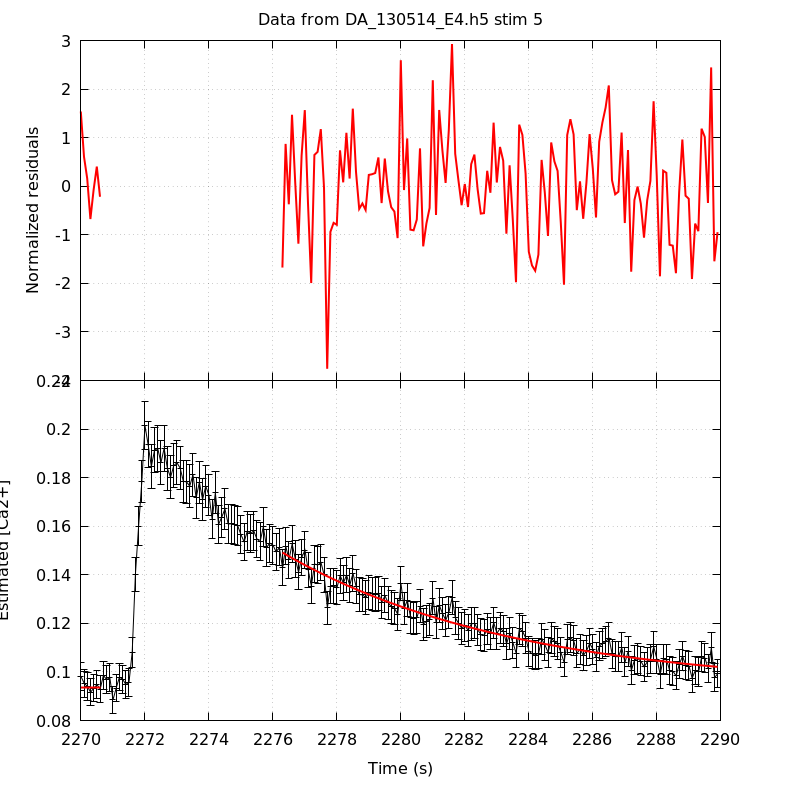

Here is the gnuplot script that generated this plot:
unset key
set grid
set multiplot title 'Data from DA_130514_E4.h5 stim 5' noenhanced layout 2,1 margins 0.1,0.9,0.1,0.95 spacing 0,0
set ylabel 'Normalized residuals'
set xtics format ''
plot 'DA_130514_E4_aba_RatioFit_s5' using 1:4 with lines linecolor rgb 'red' linewidth 2
set format x '%g'
set xlabel 'Time (s)'
set ylabel 'Estimated [Ca2+]'
plot 'DA_130514_E4_aba_CaRatio_s5' using 1:2:($3*1.96) with yerrorlines \
     linecolor rgb 'black' linewidth 1,                \
     'DA_130514_E4_aba_RatioFit_s5' using 1:3 with lines linecolor rgb 'red'\
     linewidth 2
unset multiplot
